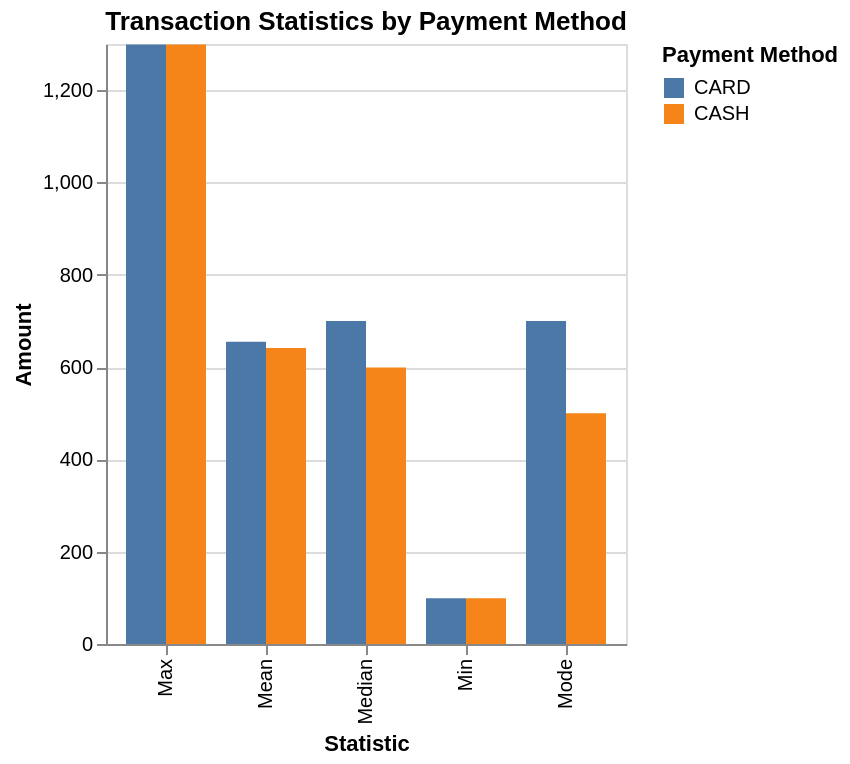

The cell this chart's notebook holds for it:
### Code cell
# Prepare data
stats_data = pd.DataFrame({
    'Statistic': ['Min', 'Max', 'Mean', 'Median', 'Mode'],
    'CARD': [99, 1299, 654.96, 700, 700],
    'CASH': [99, 1299, 641.17, 599, 500]
})

# Reshape for Altair
stats_long = stats_data.melt(
    id_vars='Statistic', var_name='Payment Method', value_name='Amount')

# Create grouped bar chart
alt.Chart(stats_long).mark_bar().encode(
    x='Statistic:N',
    y='Amount:Q',
    color='Payment Method:N',
    xOffset='Payment Method:N',
    tooltip=['Payment Method', 'Statistic', 'Amount']
).properties(title='Transaction Statistics by Payment Method')

### Figure 1 — Vega-Lite specification as saved in the notebook (floating-point values rounded to 4 significant figures)
{"config": {"view": {"continuousWidth": 300, "continuousHeight": 300}}, "data": {"name": "data-c0f7714e3ce9c7822bf3066bc944768a"}, "mark": {"type": "bar"}, "encoding": {"color": {"field": "Payment Method", "type": "nominal"}, "tooltip": [{"field": "Payment Method", "type": "nominal"}, {"field": "Statistic", "type": "nominal"}, {"field": "Amount", "type": "quantitative"}], "x": {"field": "Statistic", "type": "nominal"}, "xOffset": {"field": "Payment Method", "type": "nominal"}, "y": {"field": "Amount", "type": "quantitative"}}, "title": "Transaction Statistics by Payment Method", "$schema": "https://vega.github.io/schema/vega-lite/v6.1.0.json", "datasets": {"data-c0f7714e3ce9c7822bf3066bc944768a": [{"Statistic": "Min", "Payment Method": "CARD", "Amount": 99.0}, {"Statistic": "Max", "Payment Method": "CARD", "Amount": 1299.0}, {"Statistic": "Mean", "Payment Method": "CARD", "Amount": 655.0}, {"Statistic": "Median", "Payment Method": "CARD", "Amount": 700.0}, {"Statistic": "Mode", "Payment Method": "CARD", "Amount": 700.0}, {"Statistic": "Min", "Payment Method": "CASH", "Amount": 99.0}, {"Statistic": "Max", "Payment Method": "CASH", "Amount": 1299.0}, {"Statistic": "Mean", "Payment Method": "CASH", "Amount": 641.2}, {"Statistic": "Median", "Payment Method": "CASH", "Amount": 599.0}, {"Statistic": "Mode", "Payment Method": "CASH", "Amount": 500.0}]}}
